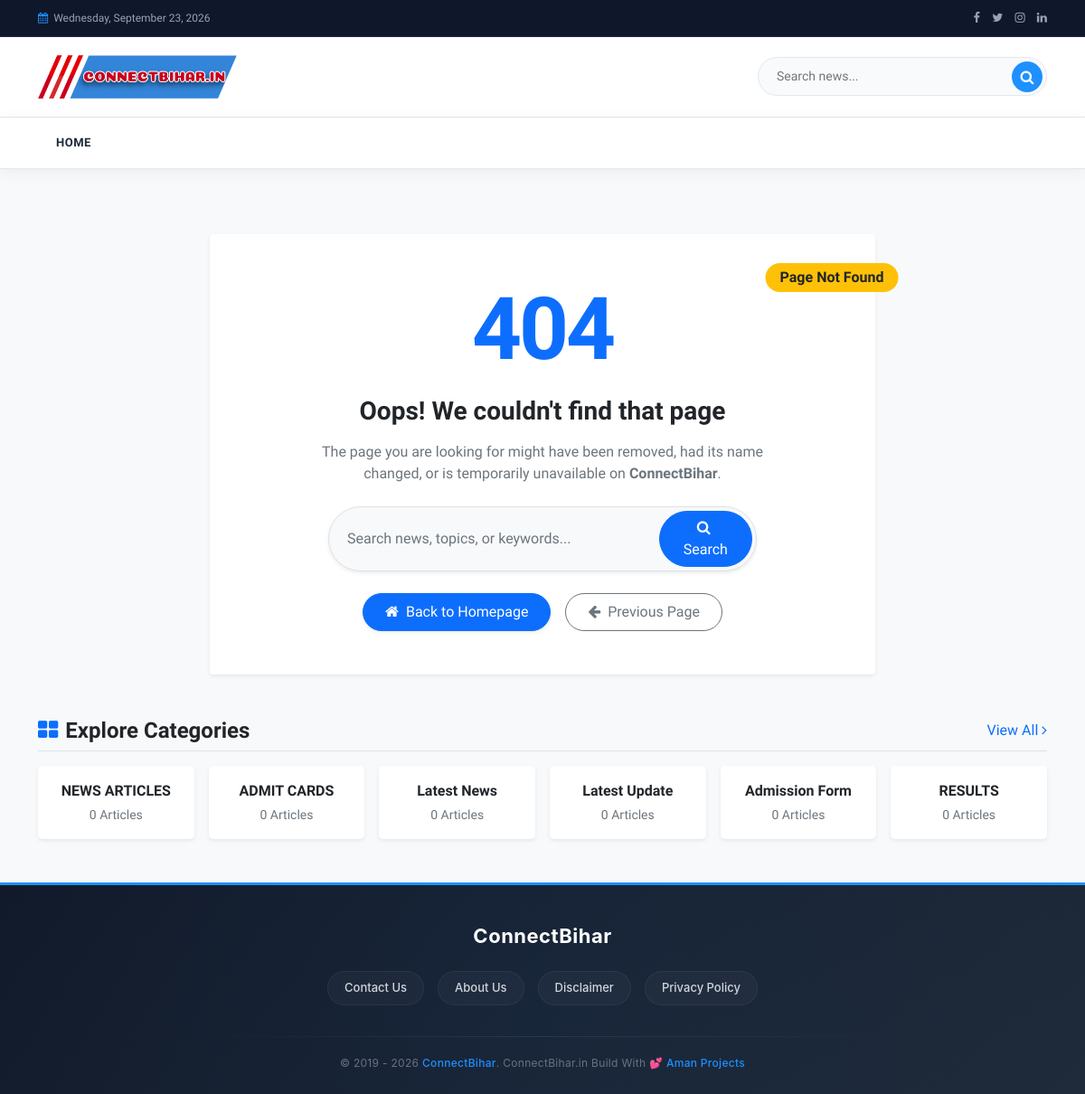
/404.php, run on an earlier commit of the app's database.
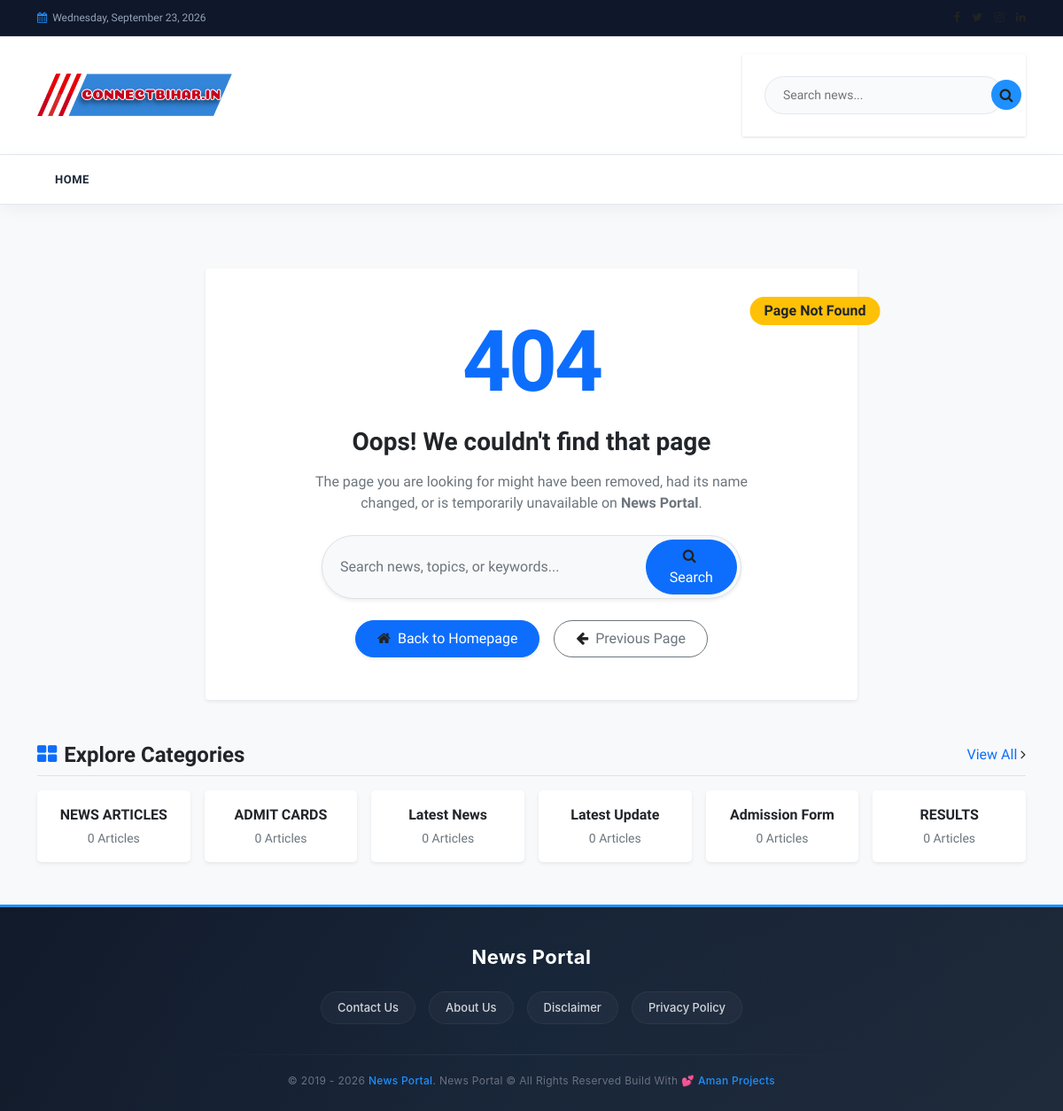
And on a later commit of the database.
### tables this page shows
CREATE TABLE `settings` (
  `websitename` varchar(60) DEFAULT NULL,
  `favicon` varchar(255) DEFAULT NULL,
  `logo` varchar(255) DEFAULT NULL,
  `footerdesc` varchar(255) DEFAULT NULL,
  `keywords` text DEFAULT NULL,
  `watterMark` varchar(255) DEFAULT NULL,
  `workEmail` varchar(191) DEFAULT NULL,
  `websiteTitle` varchar(225) DEFAULT NULL,
  `websiteUrl` varchar(999) NOT NULL,
  `contactPhone` varchar(50) DEFAULT NULL,
  `contactAddress` text DEFAULT NULL,
  `metaDescription` text DEFAULT NULL,
  `metaAuthor` varchar(100) DEFAULT NULL,
  `robotsIndex` varchar(50) NOT NULL DEFAULT 'index, follow',
  `socialFacebook` varchar(255) DEFAULT NULL,
  `socialTwitter` varchar(255) DEFAULT NULL,
  `socialInstagram` varchar(255) DEFAULT NULL,
  `socialLinkedin` varchar(255) DEFAULT NULL,
  `socialYoutube` varchar(255) DEFAULT NULL,
  `socialWhatsapp` varchar(255) DEFAULT NULL,
  `googleAnalytics` text DEFAULT NULL,
  `googleAdsense` varchar(100) DEFAULT NULL,
  `customHeadCode` text DEFAULT NULL,
  `customFooterCode` text DEFAULT NULL,
  `maintenanceMode` tinyint(1) NOT NULL DEFAULT 0,
  `maintenanceMsg` text DEFAULT NULL,
  `mailDriver` varchar(20) NOT NULL DEFAULT 'mail',
  `smtpHost` varchar(191) DEFAULT NULL,
  `smtpPort` int(5) NOT NULL DEFAULT 587,
  `smtpUser` varchar(191) DEFAULT NULL,
  `smtpPass` text DEFAULT NULL,
  `smtpEncryption` varchar(10) NOT NULL DEFAULT 'tls',
  `smtpFromEmail` varchar(191) DEFAULT NULL,
  `smtpFromName` varchar(191) DEFAULT NULL
);

### config.php (called while the page is built, shortened)
<?php
$hostname = 'localhost';
$username = 'root';
$password = '';
$dbname = 'blog2';
$conn = mysqli_connect($hostname, $username, $password, $dbname);
$settings_query = mysqli_query($conn, 'SELECT * FROM settings');
if ($settings_query && mysqli_num_rows($settings_query) > 0) {
    $settings = mysqli_fetch_assoc($settings_query);
    $baseurl = $settings['websiteUrl'] ?? '';
} else {
    $settings = [];
    $baseurl = '';
}

### 404.php (the view, shortened to what the changed rows need)
<?php
include_once 'header.php';
$popular_cats = [];
$cat_query = "SELECT c.category_id, c.category_name, COUNT(p.post_id) as post_count
              FROM category c
              LEFT JOIN post p ON c.category_id = p.category AND p.postStatus = 'Y'
              GROUP BY c.category_id
              ORDER BY post_count DESC LIMIT 6";
$cat_result = mysqli_query($conn, $cat_query);
if ($cat_result && mysqli_num_rows($cat_result) > 0) {
  while ($c_row = mysqli_fetch_assoc($cat_result)) {
    $popular_cats[] = $c_row;
  }
}
?>
<main class="py-5 bg-light min-vh-75">
  <div class="container">
    <div class="row justify-content-center text-center my-4">
      <div class="col-lg-8">
        <div class="card border-0 shadow-sm p-4 p-md-5 rounded-4 bg-white">
          <div class="position-relative d-inline-block mb-3">
            <h1 class="display-1 fw-bold text-primary mb-0" style="font-size: 6rem; letter-spacing: -3px;">404</h1>
          </div>
          <h2 class="h3 fw-bold text-dark mb-3">Oops! We couldn't find that page</h2>
          <p class="text-muted mb-4 fs-6 mx-auto" style="max-width: 540px;">
            The page you are looking for might have been removed, had its name changed, or is temporarily unavailable on
            <strong><?php echo htmlspecialchars($settings['websitename'] ?? 'our website'); ?></strong>.
          </p>
          <div class="row justify-content-center mb-4">
            <div class="col-md-9">
              <form action="search.php" method="GET" class="d-flex gap-2 shadow-sm rounded-pill p-1 bg-light border">
                <button type="submit" class="btn btn-primary rounded-pill px-4">
                  <i class="fa fa-search me-1"></i> Search
                </button>
              </form>
            </div>
          </div>
          <div class="d-flex flex-wrap justify-content-center gap-3">
            <a href="index.php" class="btn btn-primary px-4 py-2 rounded-pill shadow-sm">
              <i class="fa fa-home me-1"></i> Back to Homepage
            </a>
            <button onclick="history.back()" class="btn btn-outline-secondary px-4 py-2 rounded-pill">
              <i class="fa fa-arrow-left me-1"></i> Previous Page
            </button>
          </div>
        </div>
      </div>
    </div>
    <?php if (!empty($popular_cats)): ?>
      <div class="mt-5">
        <div class="d-flex align-items-center justify-content-between mb-3 border-bottom pb-2">
          <h4 class="fw-bold mb-0 text-dark"><i class="fa fa-th-large text-primary me-2"></i>Explore Categories</h4>
          <a href="index.php" class="text-primary text-decoration-none fw-semibold">View All <i class="fa fa-angle-right"></i></a>
        </div>
        <div class="row g-3">
          <?php foreach ($popular_cats as $cat): ?>
            <div class="col-6 col-md-4 col-lg-2">
              <a href="category.php?cid=<?php echo base64_encode($cat['category_id']); ?>" class="card h-100 border-0 shadow-sm text-decoration-none text-center p-3 rounded-3 hover-card">
                <div class="fw-bold text-dark mb-1"><?php echo htmlspecialchars($cat['category_name']); ?></div>
                <small class="text-muted"><?php echo (int)$cat['post_count']; ?> Articles</small>
              </a>
            </div>
          <?php endforeach; ?>
        </div>
      </div>
    <?php endif; ?>
  </div>
</main>
<?php include_once 'footer.php'; ?>

### header.php (shortened to what the changed rows need)
<?php
include 'config.php';
$settings_query = mysqli_query($conn, 'SELECT * FROM settings');
$settings = mysqli_fetch_assoc($settings_query) ?: [];
?>
<!DOCTYPE html>
<html lang="en">
<head>
  <link rel="stylesheet" href="<?php echo htmlspecialchars($baseurl); ?>/assets/css/bootstrap.min.css">
  <link rel="stylesheet" href="https://cdnjs.cloudflare.com/ajax/libs/font-awesome/4.7.0/css/font-awesome.min.css">
  <link rel="stylesheet" href="<?php echo htmlspecialchars($baseurl); ?>/assets/css/style.css">
</head>
<body>
  <div class="top-bar">
    <div class="container">
      <div class="top-bar-inner">
        <div class="top-bar-right">
          <div class="top-bar-social">
            <a href="#"><i class="fa fa-facebook"></i></a>
            <a href="#"><i class="fa fa-twitter"></i></a>
            <a href="#"><i class="fa fa-instagram"></i></a>
            <a href="#"><i class="fa fa-linkedin"></i></a>
          </div>
        </div>
      </div>
    </div>
  </div>
  <div class="main-header">
    <div class="container">
      <div class="main-header-inner">
        <a href="./" class="logo-container">
          <img src="./assets/images/<?php echo htmlspecialchars($settings['logo'] ?? ''); ?>" alt="<?php echo htmlspecialchars($settings['websitename'] ?? ''); ?>" loading="lazy">
        </a>
        <div class="header-search">
          <form action="search.php" method="GET">
            <button type="submit">
              <i class="fa fa-search"></i>
            </button>
          </form>
        </div>
      </div>
    </div>
  </div>

### footer.php (shortened to what the changed rows need)
<?php
$footer_desc = $settings['footerdesc'] ?? '';
?>
<div id="footer">
  <div class="container">
    <div class="footer-content">
      <div class="footer-logo">
        <?php echo htmlspecialchars($settings['websitename'] ?? 'News Website'); ?>
      </div>
      <div class="footer-links">
        <a href="./contactus.php">Contact Us</a>
        <a href="./aboutus.php">About Us</a>
        <a href="./disclaimer.php">Disclaimer</a>
        <a href="./privacy-policy.php">Privacy Policy</a>
      </div>
      <div class="footer-divider"></div>
      <div class="copyright">
        &copy; 2019 - <?php echo date('Y'); ?>
        <a href="/"><?php echo htmlspecialchars($settings['websitename'] ?? 'News Portal'); ?></a>.
        <?php echo htmlspecialchars($footer_desc); ?> Build With 💕 <a href="https://amanprojects.com/" title="Aman Projects" target="_blank">Aman Projects</a>
      </div>
    </div>
  </div>
</div>
</body>
</html>

What changed in the data, as far as the page shows it:
removed settings: logo (picture), websitename "ConnectBihar", footerdesc "ConnectBihar.in"
added settings: logo (picture), websitename "News Portal", footerdesc "News Portal © All Rights Reserved"
